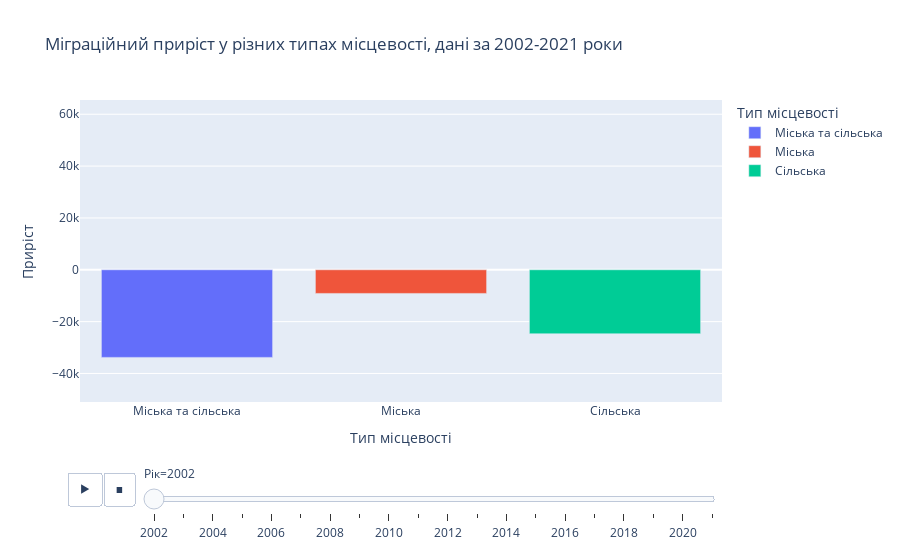

The notebook cell saved with this chart:
### Code cell
fig = px.bar(df_general_migr, x="Тип місцевості", y="Приріст", color="Тип місцевості",
            animation_frame="Рік", animation_group="Тип місцевості", range_y=[-51000, 65500], 
            title = 'Міграційний приріст у різних типах місцевості, дані за 2002-2021 роки')
fig

### Figure 1 — Plotly figure (JSON) as saved in the notebook; plotly's stock layout.template omitted (floating-point values rounded to 4 significant figures)
{"data": [{"alignmentgroup": "True", "hovertemplate": "Тип місцевості=%{x}<br>Рік=2002<br>Приріст=%{y}<extra></extra>", "ids": ["Міська та сільська"], "legendgroup": "Міська та сільська", "marker": {"color": "#636efa", "pattern": {"shape": ""}}, "name": "Міська та сільська", "offsetgroup": "Міська та сільська", "orientation": "v", "showlegend": true, "textposition": "auto", "type": "bar", "x": ["Міська та сільська"], "xaxis": "x", "y": [-33791], "yaxis": "y"}, {"alignmentgroup": "True", "hovertemplate": "Тип місцевості=%{x}<br>Рік=2002<br>Приріст=%{y}<extra></extra>", "ids": ["Міська"], "legendgroup": "Міська", "marker": {"color": "#EF553B", "pattern": {"shape": ""}}, "name": "Міська", "offsetgroup": "Міська", "orientation": "v", "showlegend": true, "textposition": "auto", "type": "bar", "x": ["Міська"], "xaxis": "x", "y": [-9114], "yaxis": "y"}, {"alignmentgroup": "True", "hovertemplate": "Тип місцевості=%{x}<br>Рік=2002<br>Приріст=%{y}<extra></extra>", "ids": ["Сільська"], "legendgroup": "Сільська", "marker": {"color": "#00cc96", "pattern": {"shape": ""}}, "name": "Сільська", "offsetgroup": "Сільська", "orientation": "v", "showlegend": true, "textposition": "auto", "type": "bar", "x": ["Сільська"], "xaxis": "x", "y": [-24677], "yaxis": "y"}], "layout": {"barmode": "relative", "legend": {"title": {"text": "Тип місцевості"}, "tracegroupgap": 0}, "sliders": [{"active": 0, "currentvalue": {"prefix": "Рік="}, "len": 0.9, "pad": {"b": 10, "t": 60}, "steps": [{"args": [["2002"], {"frame": {"duration": 0, "redraw": true}, "fromcurrent": true, "mode": "immediate", "transition": {"duration": 0, "easing": "linear"}}], "label": "2002", "method": "animate"}, {"args": [["2003"], {"frame": {"duration": 0, "redraw": true}, "fromcurrent": true, "mode": "immediate", "transition": {"duration": 0, "easing": "linear"}}], "label": "2003", "method": "animate"}, {"args": [["2004"], {"frame": {"duration": 0, "redraw": true}, "fromcurrent": true, "mode": "immediate", "transition": {"duration": 0, "easing": "linear"}}], "label": "2004", "method": "animate"}, {"args": [["2005"], {"frame": {"duration": 0, "redraw": true}, "fromcurrent": true, "mode": "immediate", "transition": {"duration": 0, "easing": "linear"}}], "label": "2005", "method": "animate"}, {"args": [["2006"], {"frame": {"duration": 0, "redraw": true}, "fromcurrent": true, "mode": "immediate", "transition": {"duration": 0, "easing": "linear"}}], "label": "2006", "method": "animate"}, {"args": [["2007"], {"frame": {"duration": 0, "redraw": true}, "fromcurrent": true, "mode": "immediate", "transition": {"duration": 0, "easing": "linear"}}], "label": "2007", "method": "animate"}, {"args": [["2008"], {"frame": {"duration": 0, "redraw": true}, "fromcurrent": true, "mode": "immediate", "transition": {"duration": 0, "easing": "linear"}}], "label": "2008", "method": "animate"}, {"args": [["2009"], {"frame": {"duration": 0, "redraw": true}, "fromcurrent": true, "mode": "immediate", "transition": {"duration": 0, "easing": "linear"}}], "label": "2009", "method": "animate"}, {"args": [["2010"], {"frame": {"duration": 0, "redraw": true}, "fromcurrent": true, "mode": "immediate", "transition": {"duration": 0, "easing": "linear"}}], "label": "2010", "method": "animate"}, {"args": [["2011"], {"frame": {"duration": 0, "redraw": true}, "fromcurrent": true, "mode": "immediate", "transition": {"duration": 0, "easing": "linear"}}], "label": "2011", "method": "animate"}, {"args": [["2012"], {"frame": {"duration": 0, "redraw": true}, "fromcurrent": true, "mode": "immediate", "transition": {"duration": 0, "easing": "linear"}}], "label": "2012", "method": "animate"}, {"args": [["2013"], {"frame": {"duration": 0, "redraw": true}, "fromcurrent": true, "mode": "immediate", "transition": {"duration": 0, "easing": "linear"}}], "label": "2013", "method": "animate"}, {"args": [["2014"], {"frame": {"duration": 0, "redraw": true}, "fromcurrent": true, "mode": "immediate", "transition": {"duration": 0, "easing": "linear"}}], "label": "2014", "method": "animate"}, {"args": [["2015"], {"frame": {"duration": 0, "redraw": true}, "fromcurrent": true, "mode": "immediate", "transition": {"duration": 0, "easing": "linear"}}], "label": "2015", "method": "animate"}, {"args": [["2016"], {"frame": {"duration": 0, "redraw": true}, "fromcurrent": true, "mode": "immediate", "transition": {"duration": 0, "easing": "linear"}}], "label": "2016", "method": "animate"}, {"args": [["2017"], {"frame": {"duration": 0, "redraw": true}, "fromcurrent": true, "mode": "immediate", "transition": {"duration": 0, "easing": "linear"}}], "label": "2017", "method": "animate"}, {"args": [["2018"], {"frame": {"duration": 0, "redraw": true}, "fromcurrent": true, "mode": "immediate", "transition": {"duration": 0, "easing": "linear"}}], "label": "2018", "method": "animate"}, {"args": [["2019"], {"frame": {"duration": 0, "redraw": true}, "fromcurrent": true, "mode": "immediate", "transition": {"duration": 0, "easing": "linear"}}], "label": "2019", "method": "animate"}, {"args": [["2020"], {"frame": {"duration": 0, "redraw": true}, "fromcurrent": true, "mode": "immediate", "transition": {"duration": 0, "easing": "linear"}}], "label": "2020", "method": "animate"}, {"args": [["2021"], {"frame": {"duration": 0, "redraw": true}, "fromcurrent": true, "mode": "immediate", "transition": {"duration": 0, "easing": "linear"}}], "label": "2021", "method": "animate"}], "x": 0.1, "xanchor": "left", "y": 0, "yanchor": "top"}], "title": {"text": "Міграційний приріст у різних типах місцевості, дані за 2002-2021 роки"}, "updatemenus": [{"buttons": [{"args": [null, {"frame": {"duration": 500, "redraw": true}, "fromcurrent": true, "mode": "immediate", "transition": {"duration": 500, "easing": "linear"}}], "label": "&#9654;", "method": "animate"}, {"args": [[null], {"frame": {"duration": 0, "redraw": true}, "fromcurrent": true, "mode": "immediate", "transition": {"duration": 0, "easing": "linear"}}], "label": "&#9724;", "method": "animate"}], "direction": "left", "pad": {"r": 10, "t": 70}, "showactive": false, "type": "buttons", "x": 0.1, "xanchor": "right", "y": 0, "yanchor": "top"}], "xaxis": {"anchor": "y", "categoryarray": ["Міська та сільська", "Міська", "Сільська"], "categoryorder": "array", "domain": [0, 1], "title": {"text": "Тип місцевості"}}, "yaxis": {"anchor": "x", "domain": [0, 1], "range": [-51000, 65500], "title": {"text": "Приріст"}}}}
